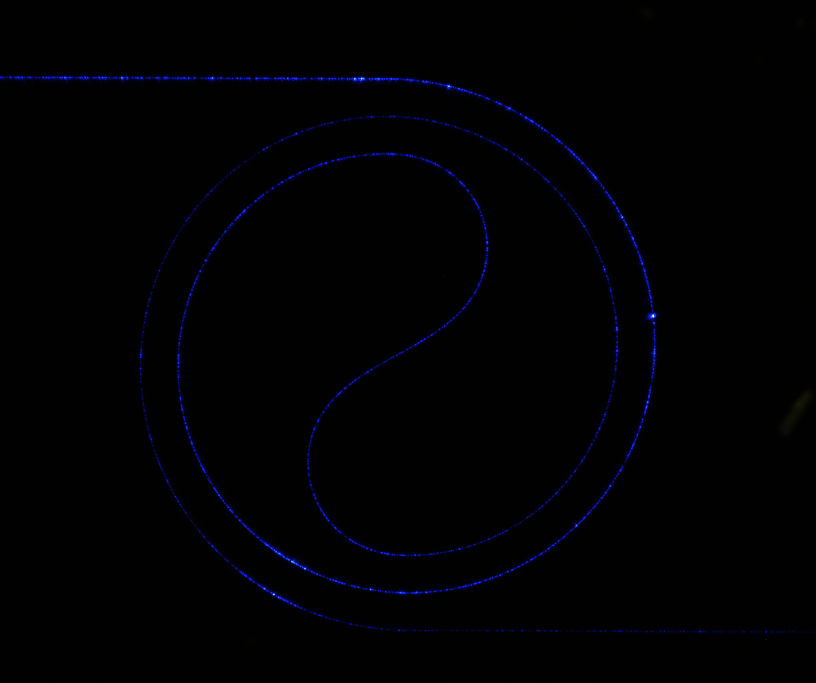
#> input picture spiral_waveguide_sample_data.png, 2448 x 2048 px (shown at 1/3 size); its folder holds only this picture in this run
$ python -i functions.py   (imports and definitions only)
#> lines starting #> are read from the running program, lines starting #| are printed output that depends on the picture
import glob
import matplotlib.image as mpimg
import scipy
import os
import sys

from scipy.fftpack import fftfreq, fft, ifft
from scipy.signal import convolve2d
from scipy.signal import convolve
import numpy as np
import matplotlib.pyplot as plt
from PIL import Image
from scipy.optimize import curve_fit
import scipy.stats as sct


# [46 lines left out: functions find_left_right_index, find_waveguide_angle, not called in this run]


def increase_contrast(image_array, contrast):
    return contrast_function(image_array, contrast)


# [10 lines left out: function contrast_function, not called in this run]


def find_chip(image):
    image_array = np.array(image)
    image_array_shape = np.shape(image_array)

    image_width = image_array_shape[0]
    image_height = image_array_shape[1]

    scale_factor = 2 ** 4

    resized_height = int(np.rint(image_height / scale_factor))  # New width in pixels
    resized_width = int(np.rint(image_width / scale_factor))  # New height in pixels

    resized_image = image.resize((resized_height, resized_width), Image.LANCZOS)
    resized_array = np.array(resized_image)
    intensity_array = get_intensity_array(resized_array)

    # Define a simple convolution kernel
    kernel_size = 8
    kernel = np.ones([kernel_size, kernel_size]) / kernel_size ** 2
    filtered_intensity_array = convolve2d(intensity_array[:, :], kernel, mode='same', boundary='wrap')

    contrast_image_array = increase_contrast(filtered_intensity_array, 0)

    plt.figure()
    plt.imshow(contrast_image_array, cmap="plasma")
    plt.title("Intensity")

    plt.figure()
    plt.imshow(image_array, cmap="plasma")
    plt.title("Intensity")

    plt.figure()
    plt.imshow(intensity_array, cmap="plasma")
    plt.title("Intensity")

    plt.figure()
    plt.imshow(filtered_intensity_array, cmap="plasma")
    plt.title("Filtered Intensity")

    peaks_list = []
    for index in range(74, 75):
        plt.figure()
        plt.plot(filtered_intensity_array[:, 75])
        smart = np.convolve(np.abs(np.gradient(filtered_intensity_array[:, 75])),
                            np.ones(int(kernel_size * 1.5)) / int(kernel_size * 1.5))
        peaks = scipy.signal.find_peaks(smart, height=[0.1], threshold=None, distance=40, prominence=None, width=None,
                                        wlen=None, rel_height=0.5, plateau_size=None)[0]
        plt.plot(smart)
        plt.plot(peaks, smart[peaks])

    plt.figure()
    plt.plot(filtered_intensity_array[75, :])
    smart = np.convolve(np.abs(np.gradient(filtered_intensity_array[75, :])),
                        np.ones(int(kernel_size * 1.5)) / int(kernel_size * 1.5))
    plt.plot(smart)
    peaks = \
        scipy.signal.find_peaks(smart, height=[0.1], threshold=None, distance=80, prominence=None, width=None,
                                wlen=None,
                                rel_height=0.5, plateau_size=None)[0]
    plt.plot(peaks, smart[peaks])


# [105 lines left out: functions insertion_detection, print_files, smooth, smooth_data_convolve_my_average, frequency_filter, not called in this run]


def gaussian_function(x, H, A, mu, sigma):
    return H + A * np.exp(-(x - mu) ** 2 / (2 * sigma ** 2))


def exponential_function(x, a, b):
    return a * np.exp(-b * x)


def exponential_function_offset(x,a,b,c):
    return a * np.exp(-b * x) + c


def linear_function(x, a, b):
    return a * x + b


def quadratic_function(x, a, b, c):
    return a * x ** 2 + b * x + c


def sfg_model(x, a, b, c):
    return a * x ** 2 * np.exp(-b * x) + c


def sfg_model_off_set(x, a, b, c):
    return a * (x - c) ** 2 * np.exp(-b * (x - c))


def moving_average(f, N):
    return np.convolve(f, np.ones((N,)) / N)[(N - 1):]


# [89 lines left out: functions pr_mum_to_dB_pr_cm, moving_average_padding, sfg_model_confidence_bound, sfg_model_off_set_confidence_bound, confidence_bounds_quadractic, confidence_bounds and 2 more, not called in this run]


def fig_reg_exponential_function(x, a, b):
    return a * np.exp(-b * x)


def cost_exponential_function(params, x, y):
    return params[0] * np.exp(-params[1] * x) - y


# [68 lines left out: functions exponential_function_confidence_bounds_sigma, exponential_function_offset_confidence_bounds_sigma, exponential_function_prediction_bounds_sigma, find_closest, find_mean_background, find_background, not called in this run]


def get_intensity_array(image_array):
    return np.clip(np.sqrt(image_array[:, :, 0] ** 2 + image_array[:, :, 1] ** 2 + image_array[:, :, 2] ** 2) / np.sqrt(
        3 * 255 ** 2) * 255, 0, 255)

>>> import cv2
>>> picture = cv2.imread('spiral_waveguide_sample_data.png', cv2.IMREAD_GRAYSCALE)
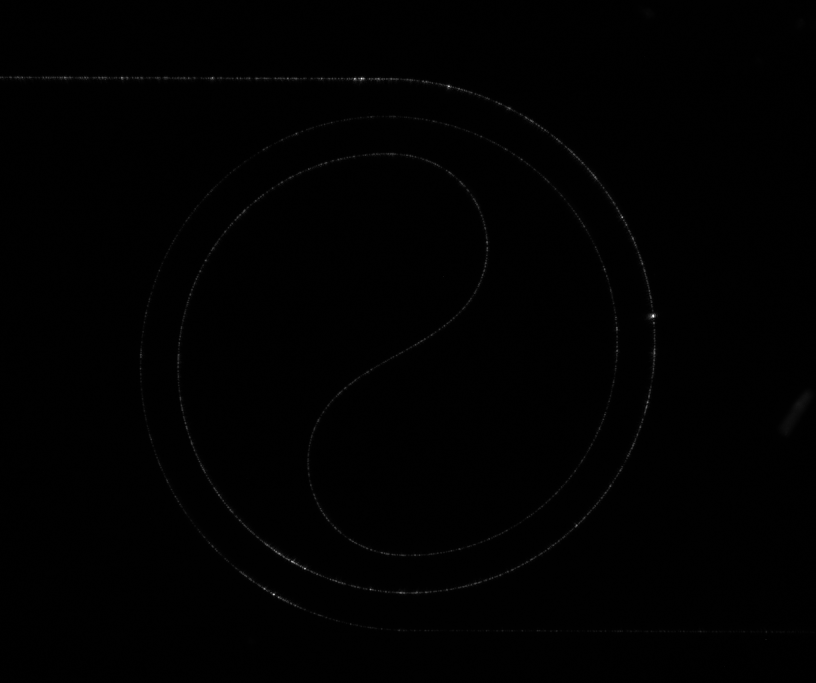
#> picture: shape (2048, 2448) (shown at 1/3 size); min 0, max 255, mean 1.1
>>> result = find_chip(picture)
#> (the run stopped early here; a loop or call above may not have finished)

$ run again, on 2023-09-07_16_10_03_312_chip13_waveguide3.png
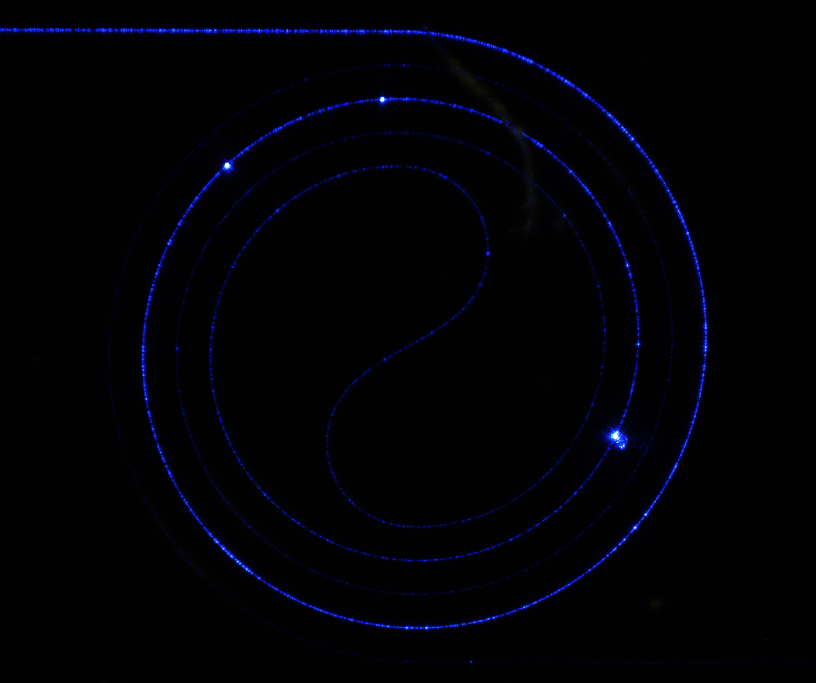
#> input picture 2023-09-07_16_10_03_312_chip13_waveguide3.png, 2448 x 2048 px (shown at 1/3 size)
#> `picture = cv2.imread('spiral_waveguide_sample_data.png', cv2.IMREAD_GR..`:
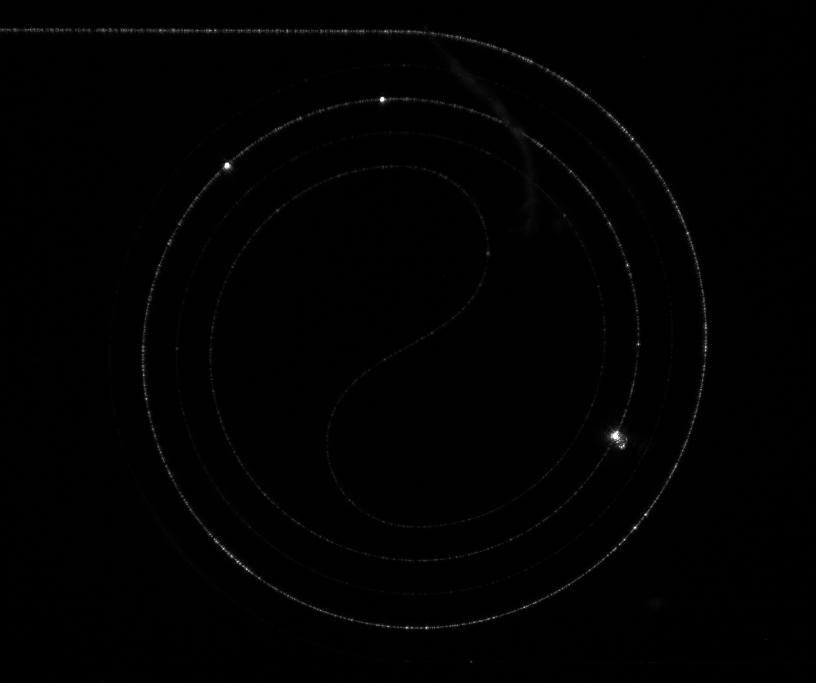
#> picture: shape (2048, 2448) (shown at 1/3 size); min 0, max 255, mean 1.7
